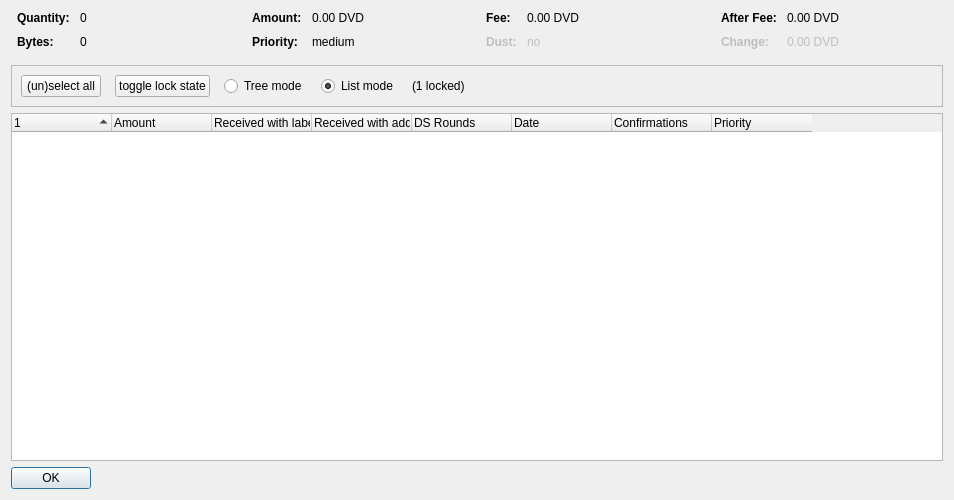
<?xml version="1.0" encoding="UTF-8"?>
<ui version="4.0">
 <class>CoinControlDialog</class>
 <widget class="QDialog" name="CoinControlDialog">
  <property name="geometry">
   <rect>
    <x>0</x>
    <y>0</y>
    <width>954</width>
    <height>500</height>
   </rect>
  </property>
  <property name="windowTitle">
   <string>Coin Selection</string>
  </property>
  <layout class="QVBoxLayout" name="verticalLayout">
   <item>
    <layout class="QHBoxLayout" name="horizontalLayoutTop" stretch="0,0,0,0">
     <property name="topMargin">
      <number>0</number>
     </property>
     <property name="bottomMargin">
      <number>10</number>
     </property>
     <item>
      <layout class="QFormLayout" name="formLayoutCoinControl1">
       <property name="horizontalSpacing">
        <number>10</number>
       </property>
       <property name="verticalSpacing">
        <number>10</number>
       </property>
       <property name="leftMargin">
        <number>6</number>
       </property>
       <property name="rightMargin">
        <number>6</number>
       </property>
       <item row="0" column="0">
        <widget class="QLabel" name="labelCoinControlQuantityText">
         <property name="font">
          <font>
           <weight>75</weight>
           <bold>true</bold>
          </font>
         </property>
         <property name="text">
          <string>Quantity:</string>
         </property>
        </widget>
       </item>
       <item row="0" column="1">
        <widget class="QLabel" name="labelCoinControlQuantity">
         <property name="cursor">
          <cursorShape>IBeamCursor</cursorShape>
         </property>
         <property name="contextMenuPolicy">
          <enum>Qt::ActionsContextMenu</enum>
         </property>
         <property name="text">
          <string notr="true">0</string>
         </property>
         <property name="textInteractionFlags">
          <set>Qt::LinksAccessibleByMouse|Qt::TextSelectableByKeyboard|Qt::TextSelectableByMouse</set>
         </property>
        </widget>
       </item>
       <item row="1" column="0">
        <widget class="QLabel" name="labelCoinControlBytesText">
         <property name="font">
          <font>
           <weight>75</weight>
           <bold>true</bold>
          </font>
         </property>
         <property name="text">
          <string>Bytes:</string>
         </property>
        </widget>
       </item>
       <item row="1" column="1">
        <widget class="QLabel" name="labelCoinControlBytes">
         <property name="cursor">
          <cursorShape>IBeamCursor</cursorShape>
         </property>
         <property name="contextMenuPolicy">
          <enum>Qt::ActionsContextMenu</enum>
         </property>
         <property name="text">
          <string notr="true">0</string>
         </property>
         <property name="textInteractionFlags">
          <set>Qt::LinksAccessibleByMouse|Qt::TextSelectableByKeyboard|Qt::TextSelectableByMouse</set>
         </property>
        </widget>
       </item>
      </layout>
     </item>
     <item>
      <layout class="QFormLayout" name="formLayoutCoinControl2">
       <property name="horizontalSpacing">
        <number>10</number>
       </property>
       <property name="verticalSpacing">
        <number>10</number>
       </property>
       <property name="leftMargin">
        <number>6</number>
       </property>
       <property name="rightMargin">
        <number>6</number>
       </property>
       <item row="0" column="0">
        <widget class="QLabel" name="labelCoinControlAmountText">
         <property name="font">
          <font>
           <weight>75</weight>
           <bold>true</bold>
          </font>
         </property>
         <property name="text">
          <string>Amount:</string>
         </property>
        </widget>
       </item>
       <item row="0" column="1">
        <widget class="QLabel" name="labelCoinControlAmount">
         <property name="cursor">
          <cursorShape>IBeamCursor</cursorShape>
         </property>
         <property name="contextMenuPolicy">
          <enum>Qt::ActionsContextMenu</enum>
         </property>
         <property name="text">
          <string notr="true">0.00 DVD</string>
         </property>
         <property name="textInteractionFlags">
          <set>Qt::LinksAccessibleByMouse|Qt::TextSelectableByKeyboard|Qt::TextSelectableByMouse</set>
         </property>
        </widget>
       </item>
       <item row="1" column="0">
        <widget class="QLabel" name="labelCoinControlPriorityText">
         <property name="font">
          <font>
           <weight>75</weight>
           <bold>true</bold>
          </font>
         </property>
         <property name="text">
          <string>Priority:</string>
         </property>
        </widget>
       </item>
       <item row="1" column="1">
        <widget class="QLabel" name="labelCoinControlPriority">
         <property name="cursor">
          <cursorShape>IBeamCursor</cursorShape>
         </property>
         <property name="contextMenuPolicy">
          <enum>Qt::ActionsContextMenu</enum>
         </property>
         <property name="text">
          <string>medium</string>
         </property>
         <property name="textInteractionFlags">
          <set>Qt::LinksAccessibleByMouse|Qt::TextSelectableByKeyboard|Qt::TextSelectableByMouse</set>
         </property>
        </widget>
       </item>
      </layout>
     </item>
     <item>
      <layout class="QFormLayout" name="formLayoutCoinControl3">
       <property name="horizontalSpacing">
        <number>10</number>
       </property>
       <property name="verticalSpacing">
        <number>10</number>
       </property>
       <property name="leftMargin">
        <number>6</number>
       </property>
       <property name="rightMargin">
        <number>6</number>
       </property>
       <item row="0" column="0">
        <widget class="QLabel" name="labelCoinControlFeeText">
         <property name="font">
          <font>
           <weight>75</weight>
           <bold>true</bold>
          </font>
         </property>
         <property name="text">
          <string>Fee:</string>
         </property>
        </widget>
       </item>
       <item row="0" column="1">
        <widget class="QLabel" name="labelCoinControlFee">
         <property name="cursor">
          <cursorShape>IBeamCursor</cursorShape>
         </property>
         <property name="contextMenuPolicy">
          <enum>Qt::ActionsContextMenu</enum>
         </property>
         <property name="text">
          <string notr="true">0.00 DVD</string>
         </property>
         <property name="textInteractionFlags">
          <set>Qt::LinksAccessibleByMouse|Qt::TextSelectableByKeyboard|Qt::TextSelectableByMouse</set>
         </property>
        </widget>
       </item>
       <item row="1" column="0">
        <widget class="QLabel" name="labelCoinControlLowOutputText">
         <property name="enabled">
          <bool>false</bool>
         </property>
         <property name="font">
          <font>
           <weight>75</weight>
           <bold>true</bold>
          </font>
         </property>
         <property name="text">
          <string>Dust:</string>
         </property>
        </widget>
       </item>
       <item row="1" column="1">
        <widget class="QLabel" name="labelCoinControlLowOutput">
         <property name="enabled">
          <bool>false</bool>
         </property>
         <property name="cursor">
          <cursorShape>IBeamCursor</cursorShape>
         </property>
         <property name="contextMenuPolicy">
          <enum>Qt::ActionsContextMenu</enum>
         </property>
         <property name="text">
          <string>no</string>
         </property>
         <property name="textInteractionFlags">
          <set>Qt::LinksAccessibleByMouse|Qt::TextSelectableByKeyboard|Qt::TextSelectableByMouse</set>
         </property>
        </widget>
       </item>
      </layout>
     </item>
     <item>
      <layout class="QFormLayout" name="formLayoutCoinControl4">
       <property name="horizontalSpacing">
        <number>10</number>
       </property>
       <property name="verticalSpacing">
        <number>10</number>
       </property>
       <property name="leftMargin">
        <number>6</number>
       </property>
       <property name="rightMargin">
        <number>6</number>
       </property>
       <item row="0" column="0">
        <widget class="QLabel" name="labelCoinControlAfterFeeText">
         <property name="font">
          <font>
           <weight>75</weight>
           <bold>true</bold>
          </font>
         </property>
         <property name="text">
          <string>After Fee:</string>
         </property>
        </widget>
       </item>
       <item row="0" column="1">
        <widget class="QLabel" name="labelCoinControlAfterFee">
         <property name="cursor">
          <cursorShape>IBeamCursor</cursorShape>
         </property>
         <property name="contextMenuPolicy">
          <enum>Qt::ActionsContextMenu</enum>
         </property>
         <property name="text">
          <string notr="true">0.00 DVD</string>
         </property>
         <property name="textInteractionFlags">
          <set>Qt::LinksAccessibleByMouse|Qt::TextSelectableByKeyboard|Qt::TextSelectableByMouse</set>
         </property>
        </widget>
       </item>
       <item row="1" column="0">
        <widget class="QLabel" name="labelCoinControlChangeText">
         <property name="enabled">
          <bool>false</bool>
         </property>
         <property name="font">
          <font>
           <weight>75</weight>
           <bold>true</bold>
          </font>
         </property>
         <property name="text">
          <string>Change:</string>
         </property>
        </widget>
       </item>
       <item row="1" column="1">
        <widget class="QLabel" name="labelCoinControlChange">
         <property name="enabled">
          <bool>false</bool>
         </property>
         <property name="cursor">
          <cursorShape>IBeamCursor</cursorShape>
         </property>
         <property name="contextMenuPolicy">
          <enum>Qt::ActionsContextMenu</enum>
         </property>
         <property name="text">
          <string notr="true">0.00 DVD</string>
         </property>
         <property name="textInteractionFlags">
          <set>Qt::LinksAccessibleByMouse|Qt::TextSelectableByKeyboard|Qt::TextSelectableByMouse</set>
         </property>
        </widget>
       </item>
      </layout>
     </item>
    </layout>
   </item>
   <item>
    <widget class="QFrame" name="frame">
     <property name="minimumSize">
      <size>
       <width>0</width>
       <height>40</height>
      </size>
     </property>
     <property name="frameShape">
      <enum>QFrame::StyledPanel</enum>
     </property>
     <property name="frameShadow">
      <enum>QFrame::Sunken</enum>
     </property>
     <layout class="QHBoxLayout" name="horizontalLayout">
      <item>
       <layout class="QHBoxLayout" name="horizontalLayoutPanel" stretch="0,0,0,0,0,0">
        <property name="spacing">
         <number>14</number>
        </property>
        <item>
         <widget class="QPushButton" name="pushButtonSelectAll">
          <property name="sizePolicy">
           <sizepolicy hsizetype="Maximum" vsizetype="Fixed">
            <horstretch>0</horstretch>
            <verstretch>0</verstretch>
           </sizepolicy>
          </property>
          <property name="text">
           <string>(un)select all</string>
          </property>
          <property name="autoDefault">
           <bool>false</bool>
          </property>
         </widget>
        </item>
        <item>
         <widget class="QPushButton" name="pushButtonToggleLock">
          <property name="sizePolicy">
           <sizepolicy hsizetype="Maximum" vsizetype="Fixed">
            <horstretch>0</horstretch>
            <verstretch>0</verstretch>
           </sizepolicy>
          </property>
          <property name="text">
           <string>toggle lock state</string>
          </property>
          <property name="autoDefault">
           <bool>false</bool>
          </property>
         </widget>
        </item>
        <item>
         <widget class="QRadioButton" name="radioTreeMode">
          <property name="sizePolicy">
           <sizepolicy hsizetype="Maximum" vsizetype="Fixed">
            <horstretch>0</horstretch>
            <verstretch>0</verstretch>
           </sizepolicy>
          </property>
          <property name="text">
           <string>Tree mode</string>
          </property>
         </widget>
        </item>
        <item>
         <widget class="QRadioButton" name="radioListMode">
          <property name="sizePolicy">
           <sizepolicy hsizetype="Maximum" vsizetype="Fixed">
            <horstretch>0</horstretch>
            <verstretch>0</verstretch>
           </sizepolicy>
          </property>
          <property name="text">
           <string>List mode</string>
          </property>
          <property name="checked">
           <bool>true</bool>
          </property>
         </widget>
        </item>
        <item>
         <widget class="QLabel" name="labelLocked">
          <property name="text">
           <string>(1 locked)</string>
          </property>
         </widget>
        </item>
        <item>
         <spacer name="horizontalSpacer">
          <property name="orientation">
           <enum>Qt::Horizontal</enum>
          </property>
          <property name="sizeHint" stdset="0">
           <size>
            <width>40</width>
            <height>20</height>
           </size>
          </property>
         </spacer>
        </item>
       </layout>
      </item>
     </layout>
    </widget>
   </item>
   <item>
    <widget class="CoinControlTreeWidget" name="treeWidget">
     <property name="contextMenuPolicy">
      <enum>Qt::CustomContextMenu</enum>
     </property>
     <property name="sortingEnabled">
      <bool>false</bool>
     </property>
     <property name="columnCount">
      <number>8</number>
     </property>
     <attribute name="headerShowSortIndicator" stdset="0">
      <bool>true</bool>
     </attribute>
     <attribute name="headerStretchLastSection">
      <bool>false</bool>
     </attribute>
     <column>
      <property name="text">
       <string/>
      </property>
     </column>
     <column>
      <property name="text">
       <string>Amount</string>
      </property>
     </column>
     <column>
      <property name="text">
       <string>Received with label</string>
      </property>
     </column>
     <column>
      <property name="text">
       <string>Received with address</string>
      </property>
     </column>
     <column>
      <property name="text">
       <string>DS Rounds</string>
      </property>
     </column>
     <column>
      <property name="text">
       <string>Date</string>
      </property>
     </column>
     <column>
      <property name="text">
       <string>Confirmations</string>
      </property>
      <property name="toolTip">
       <string>Confirmed</string>
      </property>
     </column>
     <column>
      <property name="text">
       <string>Priority</string>
      </property>
     </column>
    </widget>
   </item>
   <item>
    <widget class="QDialogButtonBox" name="buttonBox">
     <property name="sizePolicy">
      <sizepolicy hsizetype="Maximum" vsizetype="Fixed">
       <horstretch>0</horstretch>
       <verstretch>0</verstretch>
      </sizepolicy>
     </property>
     <property name="orientation">
      <enum>Qt::Horizontal</enum>
     </property>
     <property name="standardButtons">
      <set>QDialogButtonBox::Ok</set>
     </property>
    </widget>
   </item>
  </layout>
 </widget>
 <customwidgets>
  <customwidget>
   <class>CoinControlTreeWidget</class>
   <extends>QTreeWidget</extends>
   <header>coincontroltreewidget.h</header>
  </customwidget>
 </customwidgets>
 <resources/>
 <connections/>
</ui>
